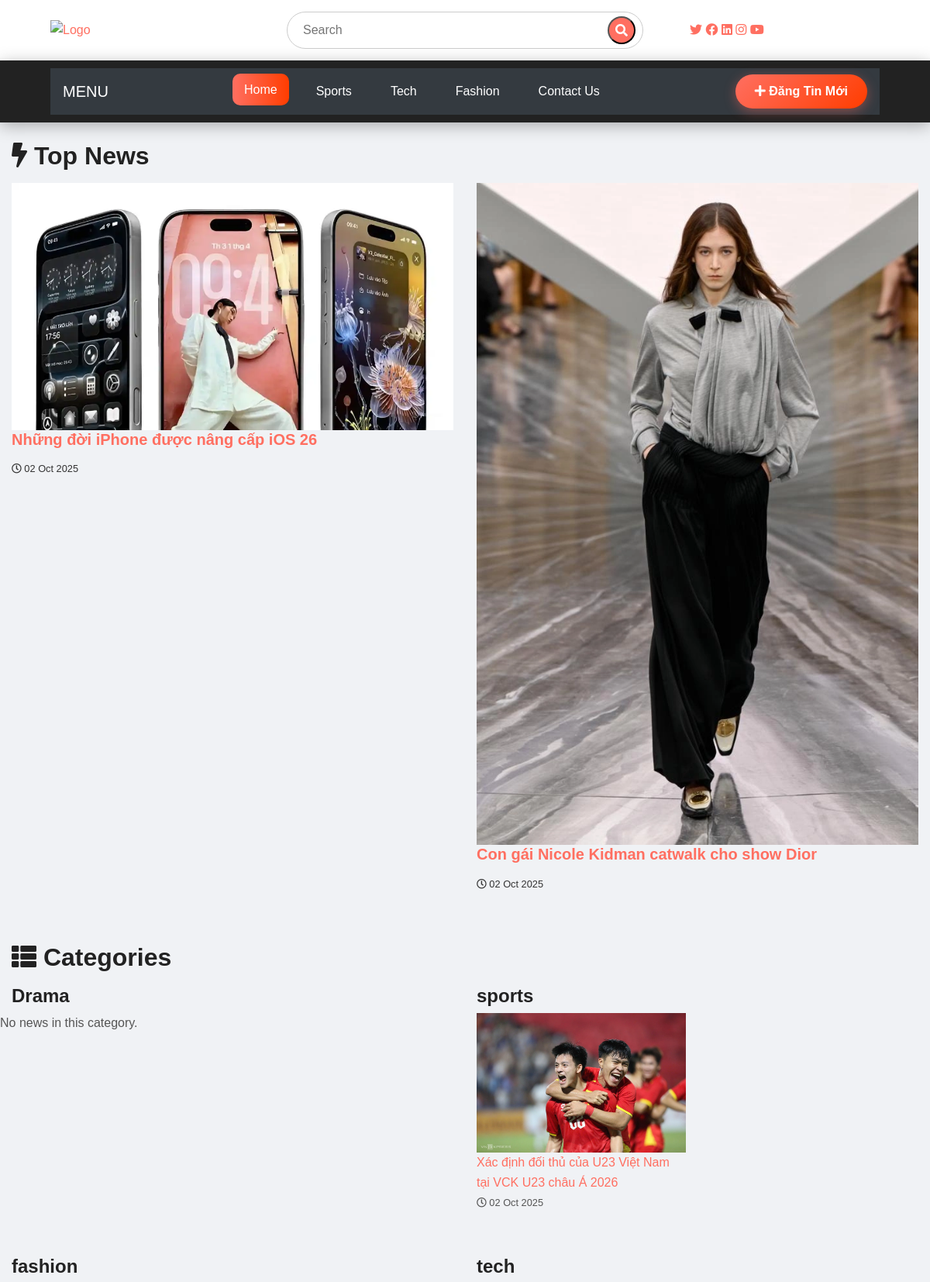
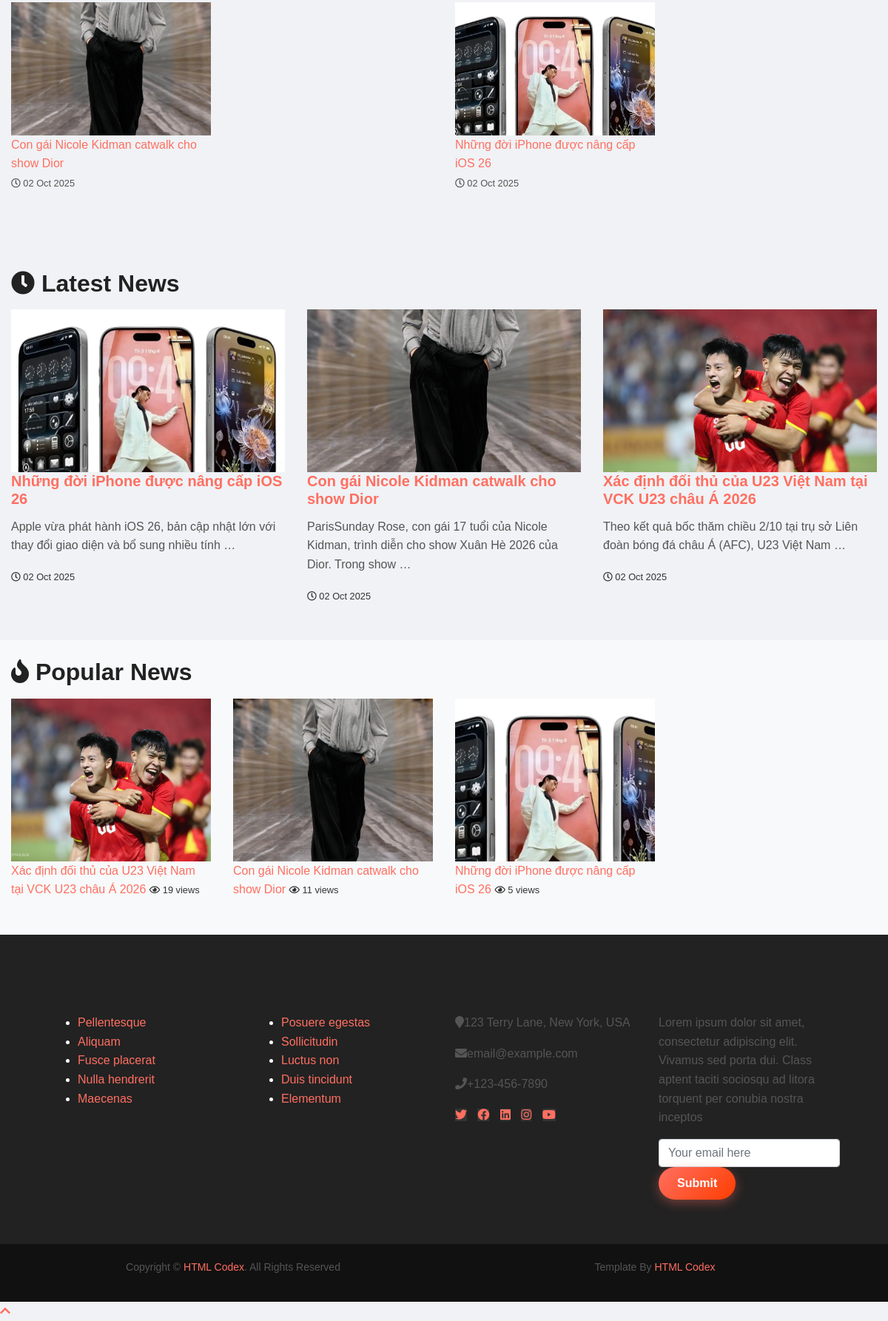
The page / on the database its author committed (2 pictures, top to bottom).
### news_app/models.py (models this page shows, shortened)
class News(models.Model):
    title = models.CharField(max_length=200)
    content = models.TextField()
    image = models.ImageField(upload_to='news_images/', blank=True, null=True)
    category = models.ForeignKey(Category, on_delete=models.CASCADE)
    created_at = models.DateTimeField(auto_now_add=True)
    views = models.IntegerField(default=0)
    slug = models.SlugField(unique=True, blank=True, null=True)
    is_published = models.BooleanField(default=True)

class Category(models.Model):
    name = models.CharField(max_length=100)
    slug = models.SlugField(unique=True, blank=True, null=True)

### news_app/views.py (the view)
# urls.py: path("", views.index, name="index"),
def index(request):
    top_news = News.objects.order_by("-created_at")[:2]  # 2 tin nổi bật
    latest_news = News.objects.order_by("-created_at")[:6]  # 6 tin mới
    popular_news = News.objects.order_by("-views")[:6]  # 6 tin nhiều view
    categories = Category.objects.all()
    context = {
        "top_news": top_news,
        "latest_news": latest_news,
        "popular_news": popular_news,
        "categories": categories,
    }
    return render(request, "news_app/index.html", context)

### news_app/templates/news_app/index.html
{% extends 'base.html' %}
{% load static %}
{% block body_block %}
<div class="top-news py-4">
    <div class="container-fluid">
        <h2 class="mb-3"><i class="fas fa-bolt"></i> Top News</h2>
        <div class="row">
            {% for news in top_news %}
            <div class="col-md-6 mb-3">
                <div class="tn-img">
                    {% if news.image %}
                    <img src="{{ news.image.url }}" alt="{{ news.title }}" class="img-fluid">
                    {% else %}
                    <img src="{% static 'img/no-image.jpg' %}" alt="{{ news.title }}" class="img-fluid">
                    {% endif %}
                    <div class="tn-content">
                        <h5><a href="{% url 'news_detail' news.id %}">{{ news.title }}</a></h5>
                        <small><i class="far fa-clock"></i> {{ news.created_at|date:"d M Y" }}</small>
                    </div>
                </div>
            </div>
            {% empty %}
            <p>No top news available.</p>
            {% endfor %}
        </div>
    </div>
</div>
<div class="cat-news py-4">
    <div class="container-fluid">
        <h2 class="mb-3"><i class="fas fa-th-list"></i> Categories</h2>
        <div class="row">
            {% for category in categories %}
            <div class="col-md-6 mb-4">
                <h4 class="mb-2">{{ category.name }}</h4>
                <div class="row">
                    {% for news in category.news_set.all|slice:":3" %}
                    <div class="col-md-6 mb-3">
                        <div class="cn-img">
                            {% if news.image %}
                            <img src="{{ news.image.url }}" alt="{{ news.title }}" class="img-fluid">
                            {% else %}
                            <img src="{% static 'img/no-image.jpg' %}" alt="{{ news.title }}" class="img-fluid">
                            {% endif %}
                            <div class="cn-content">
                                <a href="{% url 'news_detail' news.id %}">{{ news.title }}</a>
                                <p><small><i class="far fa-clock"></i> {{ news.created_at|date:"d M Y" }}</small></p>
                            </div>
                        </div>
                    </div>
                    {% empty %}
                    <p>No news in this category.</p>
                    {% endfor %}
                </div>
            </div>
            {% empty %}
            <p>No categories available.</p>
            {% endfor %}
        </div>
    </div>
</div>
<div class="main-news py-4">
    <div class="container-fluid">
        <h2 class="mb-3"><i class="fas fa-clock"></i> Latest News</h2>
        <div class="row">
            {% for news in latest_news %}
            <div class="col-lg-4 mb-4">
                <div class="mn-img">
                    {% if news.image %}
                    <img src="{{ news.image.url }}" alt="{{ news.title }}" class="img-fluid">
                    {% else %}
                    <img src="{% static 'img/no-image.jpg' %}" alt="{{ news.title }}" class="img-fluid">
                    {% endif %}
                </div>
                <div class="mn-content">
                    <h5><a href="{% url 'news_detail' news.id %}">{{ news.title }}</a></h5>
                    <p>{{ news.content|truncatewords:20 }}</p> <small><i class="far fa-clock"></i> {{ news.created_at|date:"d M Y" }}</small>
                </div>
            </div>
            {% empty %}
            <p>No latest news found.</p>
            {% endfor %}
        </div>
    </div>
</div>
<div class="main-news py-4 bg-light">
    <div class="container-fluid">
        <h2 class="mb-3"><i class="fas fa-fire"></i> Popular News</h2>
        <div class="row">
            {% for news in popular_news %}
            <div class="col-lg-3 col-md-4 mb-4">
                <div class="mn-list">
                    <div class="mn-img">
                        {% if news.image %}
                        <img src="{{ news.image.url }}" alt="{{ news.title }}" class="img-fluid">
                        {% else %}
                        <img src="{% static 'img/no-image.jpg' %}" alt="{{ news.title }}" class="img-fluid">
                        {% endif %}
                    </div>
                    <div class="mn-content">
                        <a href="{% url 'news_detail' news.id %}">{{ news.title }}</a>
                        <small><i class="far fa-eye"></i> {{ news.views }} views</small>
                    </div>
                </div>
            </div>
            {% empty %}
            <p>No popular news found.</p>
            {% endfor %}
        </div>
    </div>
</div>
{% endblock %}

### templates/base.html (shortened to what this page needs)
{% load static %}
<!DOCTYPE html>
<html lang="en">
    <head>
        <link href="https://stackpath.bootstrapcdn.com/bootstrap/4.4.1/css/bootstrap.min.css" rel="stylesheet">
        <link href="https://cdnjs.cloudflare.com/ajax/libs/font-awesome/5.10.0/css/all.min.css" rel="stylesheet">
        <link href="{% static 'css/style.css' %}" rel="stylesheet">
        <link href="{% static 'lib/slick/slick.css' %}" rel="stylesheet">
        <link href="{% static 'lib/slick/slick-theme.css' %}" rel="stylesheet">
    <link rel="stylesheet" href="{% static 'css/style.css' %}">
    </head>
    <body>
        <div class="top-header">
            <div class="container">
                <div class="row align-items-center">
                    <div class="col-lg-3 col-md-4">
                        <div class="logo">
                            <a href="">
                                <img src="{% static 'img/logo.png' %}" alt="Logo">
                            </a>
                        </div>
                    </div>
                    <div class="col-lg-6 col-md-4">
                        <div class="search">
                            <input type="text" placeholder="Search">
                            <button><i class="fa fa-search"></i></button>
                        </div>
                    </div>
                    <div class="col-lg-3 col-md-4">
                        <div class="social">
                            <a href=""><i class="fab fa-twitter"></i></a>
                            <a href=""><i class="fab fa-facebook"></i></a>
                            <a href=""><i class="fab fa-linkedin"></i></a>
                            <a href=""><i class="fab fa-instagram"></i></a>
                            <a href=""><i class="fab fa-youtube"></i></a>
                        </div>
                    </div>
                </div>
            </div>
        </div>
        <div class="header">
            <div class="container">
                <nav class="navbar navbar-expand-md bg-dark navbar-dark">
                    <a href="#" class="navbar-brand">MENU</a>
                    <div class="collapse navbar-collapse justify-content-between" id="navbarCollapse">
                        <div class="navbar-nav m-auto">
                            <a href="{% url 'index' %}" class="nav-item nav-link active">Home</a>
                            <a href="{% url 'sports' %}" class="nav-item nav-link">Sports</a>
                            <a href="{% url 'tech' %}" class="nav-item nav-link">Tech</a>
                            <a href="{% url 'fashion' %}" class="nav-item nav-link">Fashion</a>
                            <a href="{% url 'contact' %}" class="nav-item nav-link">Contact Us</a>
                        </div>
                        <div class="d-none d-lg-block">
        <a href="{% url 'add_news' %}" class="btn btn-primary ml-lg-3">
            <i class="fas fa-plus"></i> Đăng Tin Mới
        </a>
    </div>
                    </div>
                </nav>
            </div>
        </div>
    {% block body_block %}
    {% endblock %}
        <div class="footer">
            <div class="container-fluid">
                <div class="row">
                    <div class="col-lg-3 col-md-6">
                        <div class="footer-widget">
                            <h3 class="title">Useful Links</h3>
                            <ul>
                                <li><a href="#">Pellentesque</a></li>
                                <li><a href="#">Aliquam</a></li>
                                <li><a href="#">Fusce placerat</a></li>
                                <li><a href="#">Nulla hendrerit</a></li>
                                <li><a href="#">Maecenas</a></li>
                            </ul>
                        </div>
                    </div>
                    <div class="col-lg-3 col-md-6">
                        <div class="footer-widget">
                            <h3 class="title">Quick Links</h3>
                            <ul>
                                <li><a href="#">Posuere egestas</a></li>
                                <li><a href="#">Sollicitudin</a></li>
                                <li><a href="#">Luctus non</a></li>
                                <li><a href="#">Duis tincidunt</a></li>
                                <li><a href="#">Elementum</a></li>
                            </ul>
                        </div>
                    </div>
                    <div class="col-lg-3 col-md-6">
                        <div class="footer-widget">
                            <h3 class="title">Get in Touch</h3>
                            <div class="contact-info">
                                <p><i class="fa fa-map-marker"></i>123 Terry Lane, New York, USA</p>
                                <p><i class="fa fa-envelope"></i>email@example.com</p>
                                <p><i class="fa fa-phone"></i>+123-456-7890</p>
                                <div class="social">
                                    <a href=""><i class="fab fa-twitter"></i></a>
                                    <a href=""><i class="fab fa-facebook"></i></a>
                                    <a href=""><i class="fab fa-linkedin"></i></a>
                                    <a href=""><i class="fab fa-instagram"></i></a>
                                    <a href=""><i class="fab fa-youtube"></i></a>
                                </div>
                            </div>
                        </div>
                    </div>
                    <div class="col-lg-3 col-md-6">
                        <div class="footer-widget">
                            <h3 class="title">Newsletter</h3>
                            <div class="newsletter">
                                <p>
                                    Lorem ipsum dolor sit amet, consectetur adipiscing elit. Vivamus sed porta dui. Class aptent taciti sociosqu ad litora torquent per conubia nostra inceptos
                                </p>
                                <form>
                                    <input class="form-control" type="email" placeholder="Your email here">
                                    <button class="btn">Submit</button>
                                </form>
                            </div>
                        </div>
                    </div>
                </div>
            </div>
        </div>
        <div class="footer-bottom">
            <div class="container">
                <div class="row">
                    <div class="col-md-6 copyright">
                        <p>Copyright &copy; <a href="https://htmlcodex.com">HTML Codex</a>. All Rights Reserved</p>
                    </div>
                    <div class="col-md-6 template-by">
                        <p>Template By <a href="https://htmlcodex.com">HTML Codex</a></p>
                    </div>
                </div>
            </div>
        </div>
        <a href="#" class="back-to-top"><i class="fa fa-chevron-up"></i></a>
    </body>
</html>

### static/css/style.css (style rules this page uses)
body { font-family: 'Poppins', sans-serif; font-weight: 400; background: #f0f2f5; color: #333; margin: 0; line-height: 1.6; }
a { color: #ff6f61; text-decoration: none; transition: all 0.3s ease; }
h1,h2,h3,h4,h5,h6 { color: #222; font-weight: 700; margin-bottom: 0.8rem; }
p { color: #555; }
button.btn, .btn { border-radius: 30px; padding: 10px 25px; border: none; background: linear-gradient(135deg, #ff6f61, #ff3d00); color: #fff; font-weight: 600; box-shadow: 0 4px 15px rgba(255, 111, 97, 0.4); transition: all 0.3s ease; }
.top-header { display: flex; justify-content: space-between; align-items: center; padding: 15px 50px; background: #fff; box-shadow: 0 4px 15px rgba(0,0,0,0.05); flex-wrap: wrap; }
.top-header .logo img { max-height: 60px; }
.top-header .search { flex: 1; position: relative; margin: 0 30px; }
.top-header .search input { width: 100%; padding: 10px 20px; border-radius: 50px; border: 1px solid #ccc; transition: all 0.3s; }
.top-header .search button { position: absolute; right: 10px; top: 50%; transform: translateY(-50%); background: #ff6f61; border-radius: 50%; width: 36px; height: 36px; color: #fff; display: flex; align-items: center; justify-content: center; }
.header { background: #222; padding: 10px 50px; box-shadow: 0 4px 20px rgba(0,0,0,0.3); }
.header .navbar-nav .nav-link { color: #fff; margin: 0 10px; padding: 8px 15px; border-radius: 10px; transition: all 0.3s; }
.header .navbar-nav .nav-link:hover, .header .navbar-nav .nav-link.active { background: linear-gradient(90deg, #ff6f61, #ff3d00); color: #fff; transform: translateY(-2px); }
.cat-news img { width: 100%; height: 180px; object-fit: cover; transition: transform 0.4s, filter 0.4s; }
.main-news img { width: 100%; height: 220px; object-fit: cover; }
.footer { background: #222; color: #fff; padding: 60px 50px; }
.footer a { color: #ff6f61; transition: all 0.3s; }
.footer .social a { background: #333; color: #ff6f61; margin-right: 10px; }
.footer-bottom { background: #111; color: #fff; padding: 20px 0; text-align: center; font-size: 14px; }

### rows shown on the page
News: image (picture), title "Những đời iPhone được nâng cấp iOS 26", created_at "02 Oct 2025", content "Apple vừa phát hành iOS 26, bản cập nhật lớn với thay đổi giao diện và bổ sung nhiều tính …", views "5"
News: image (picture), title "Con gái Nicole Kidman catwalk cho show Dior", created_at "02 Oct 2025", content "ParisSunday Rose, con gái 17 tuổi của Nicole Kidman, trình diễn cho show Xuân Hè 2026 của Dior. Trong show …", views "11"
Category: name "Drama"
Category: name "sports"
News: image (picture), title "Xác định đối thủ của U23 Việt Nam tại VCK U23 châu Á 2026", created_at "02 Oct 2025", content "Theo kết quả bốc thăm chiều 2/10 tại trụ sở Liên đoàn bóng đá châu Á (AFC), U23 Việt Nam …", views "19"
Category: name "fashion"
Category: name "tech"
